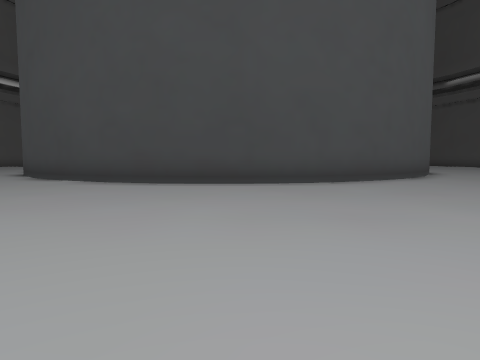
View 1 (above)

24 first-person views from a walk through a scene from a Unity 3-D project. The camera is 1.2 m above the floor, tilts 4° down and sees 75° across. The floor is counted in squares, 2 m on a side. Each view is taken from the middle of a square. On the plan, view 1 faces up. The plan holds only what a view shows up to about 9 squares ahead; the rest is blank. The place goes on beyond the plan.

View 2
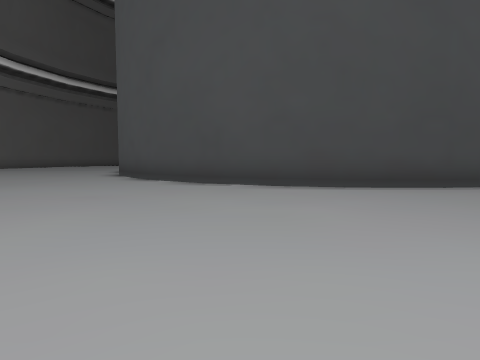

View 3
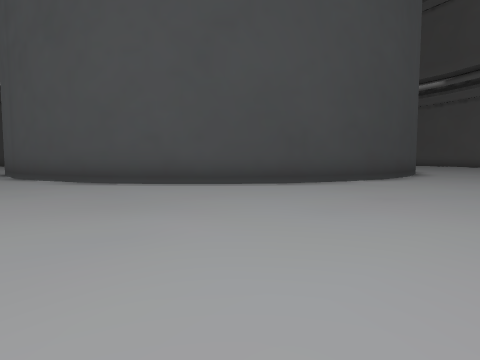

View 4
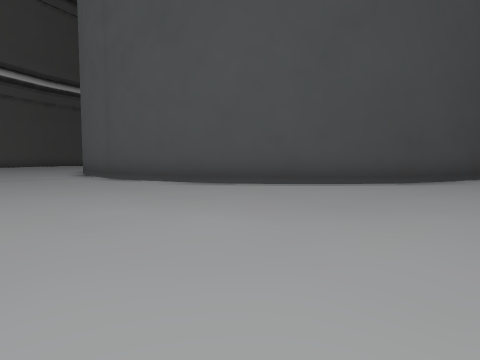

View 5
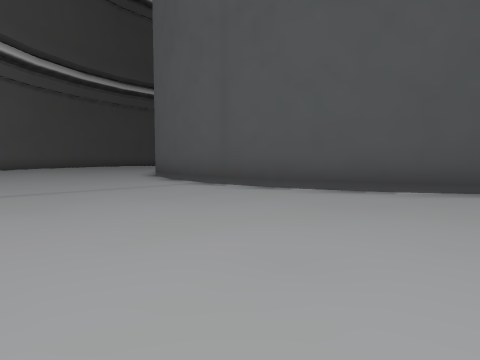

View 6
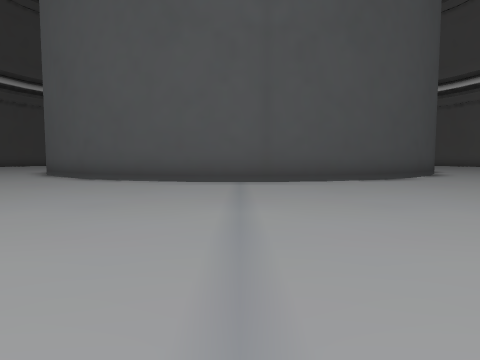

View 7
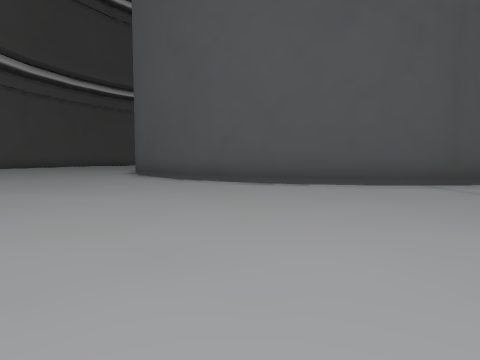

View 8
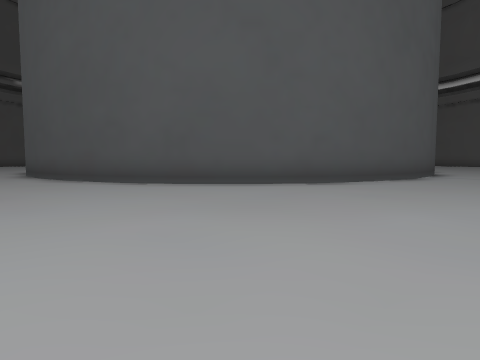

View 9
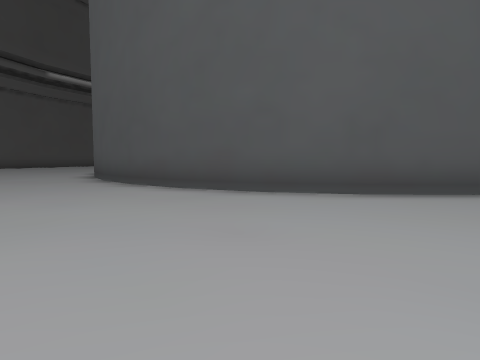

View 10
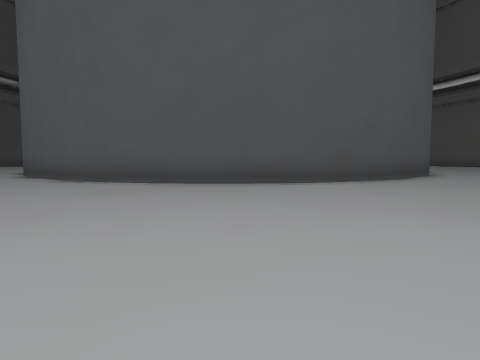

View 11
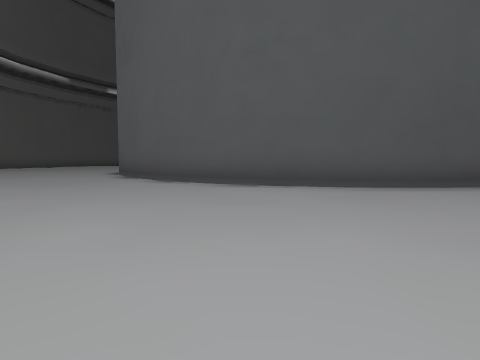

View 12
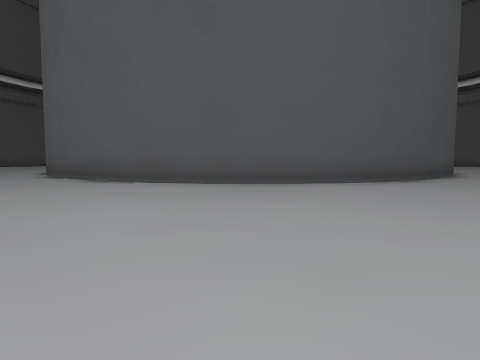

View 13
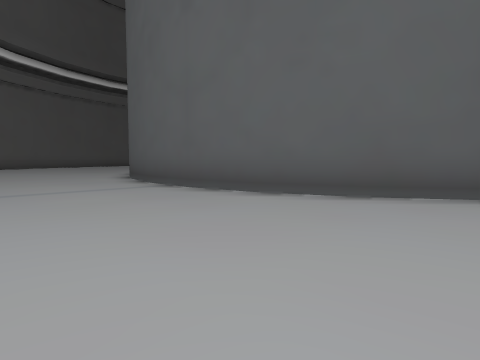

View 14
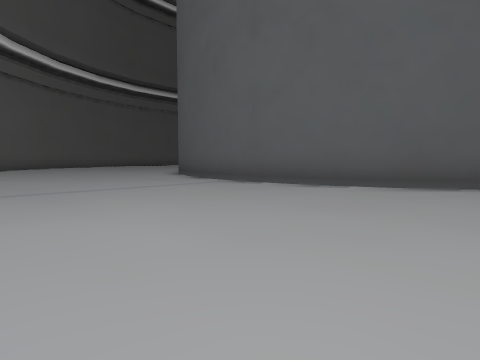

View 15
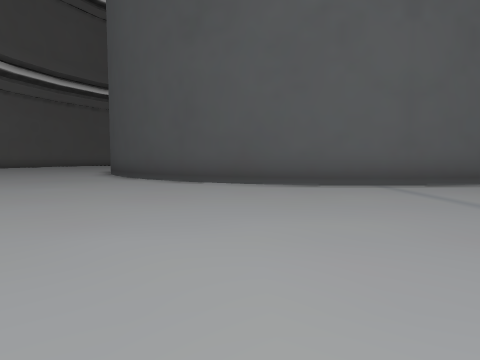

View 16
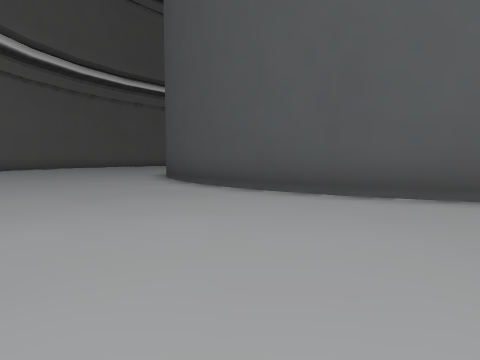

View 17
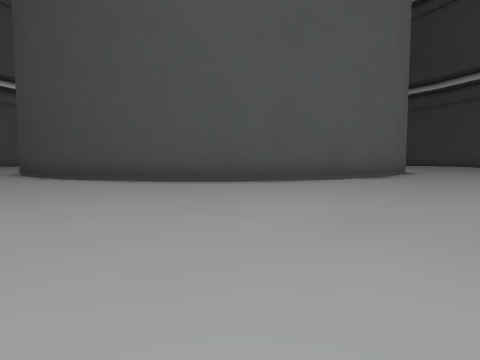

View 18
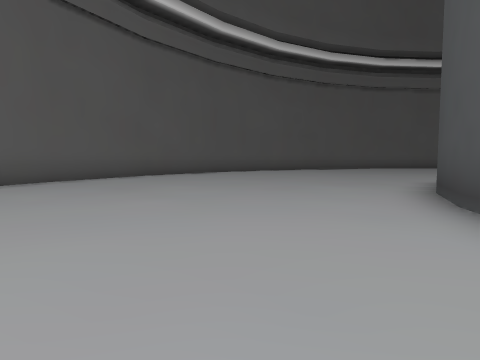

View 19
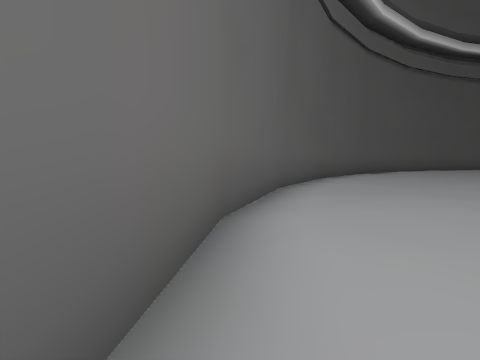

View 20
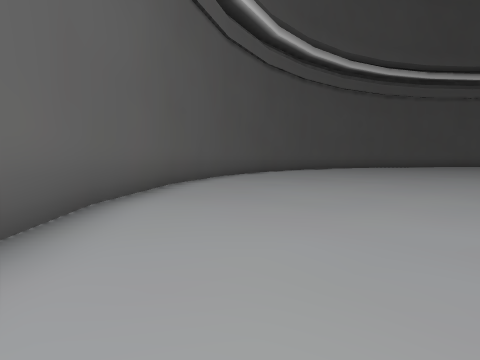

View 21
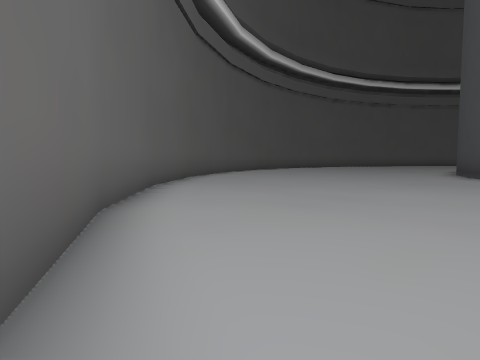

View 22
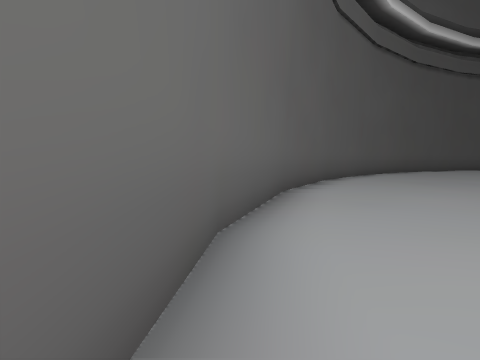

View 23
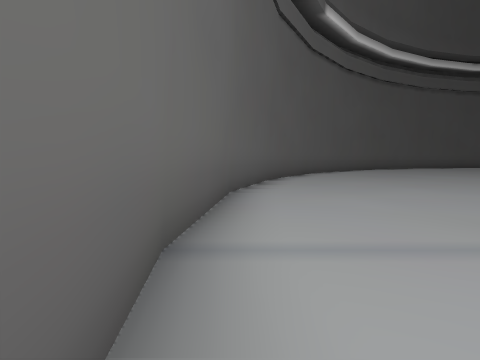

View 24
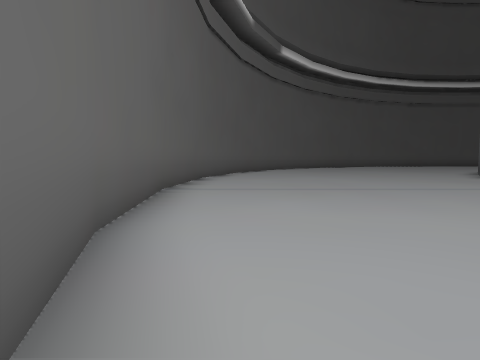

### Floor plan
Points are (right, up) in squares from view 1. A wall is a line through its corners. A room is listed if a view was taken in it or the views show most of it. See-through windows are left out.
Room 1 (views 1, 2, 3, 4, 5, 6, 7, 8, 9, 10, 11, 12, 13, 14, 15, 16, 17, 18, 19, 20, 21, 22, 23, 24)
walls: (-6, 22.8) (-4.4, 23.8) (-2.8, 24.4); (-7.2, 21.6) (-5.8, 22.9); (-2.9, 24.4) (-1.2, 24.7); (-8.1, 20.2) (-7.1, 21.8); (-1.3, 24.7) (0.6, 24.7); (0.5, 24.7) (2.2, 24.3) (3.9, 23.6); (-9.2, 16.9) (-8.8, 18.7) (-8.1, 20.3); (-9.2, 15.2) (-9.2, 17.1); (3.7, 23.6) (5.2, 22.6); (-8.9, 13.6) (-9.2, 15.4); (5.1, 22.7) (6.4, 21.3); (-8.3, 12) (-8.9, 13.7); (6.3, 21.4) (7.3, 19.8); (-7.3, 10.5) (-8.3, 12.1); (7.2, 20) (7.9, 18.3); (-6.1, 9.3) (-7.4, 10.7); (7.9, 18.4) (8.2, 16.6); (-4.7, 8.4) (-6.3, 9.4); (8.2, 16.8) (8.2, 14.9); (-3.1, 7.7) (-4.8, 8.4); (8.2, 15) (7.8, 13.3); (-1.4, 7.3) (-3.3, 7.7); (7.8, 13.4) (7.1, 11.7); (0.2, 7.3) (-1.5, 7.3); (1.9, 7.6) (0.1, 7.3); (7.2, 11.8) (6.1, 10.3); (6.1, 10.4) (4.9, 9.1); (4.9, 9.2) (3.4, 8.2); (3.5, 8.2) (1.8, 7.6); (16.2, 19.5) (15.6, 21.3); (16.5, 16) (16.1, 19.6); (16.1, 12.5) (16.5, 16.1); (15.2, 9.3) (16.2, 12.5); (3, -0.8) (6.1, 0.2); (13.6, 6.3) (15.2, 9.4); (6, 0.1) (9, 1.7); (11.5, 3.8) (13.6, 6.4); (8.8, 1.6) (11.5, 3.9)

Positions as (right, up) in squares from view 1, and headings:
1: (0, 0), facing up
2: (-4, 1), facing up
3: (-11, 4), facing up-right
4: (-13, 6), facing up-right
5: (-14, 10), facing up-right
6: (-17, 16), facing right
7: (-16, 20), facing right
8: (-12, 27), facing down-right
9: (-8, 28), facing down-right
10: (-1, 32), facing down
11: (3, 31), facing down
12: (11, 27), facing down-left
13: (12, 22), facing down-left
14: (14, 22), facing down-left
15: (15, 13), facing left
16: (12, 10), facing left
17: (12, 5), facing up-left
18: (8, 9), facing down-left
19: (11, 4), facing down-left
20: (13, 8), facing down-left
21: (15, 10), facing down-left
22: (16, 15), facing down
23: (16, 18), facing down
24: (15, 22), facing down
